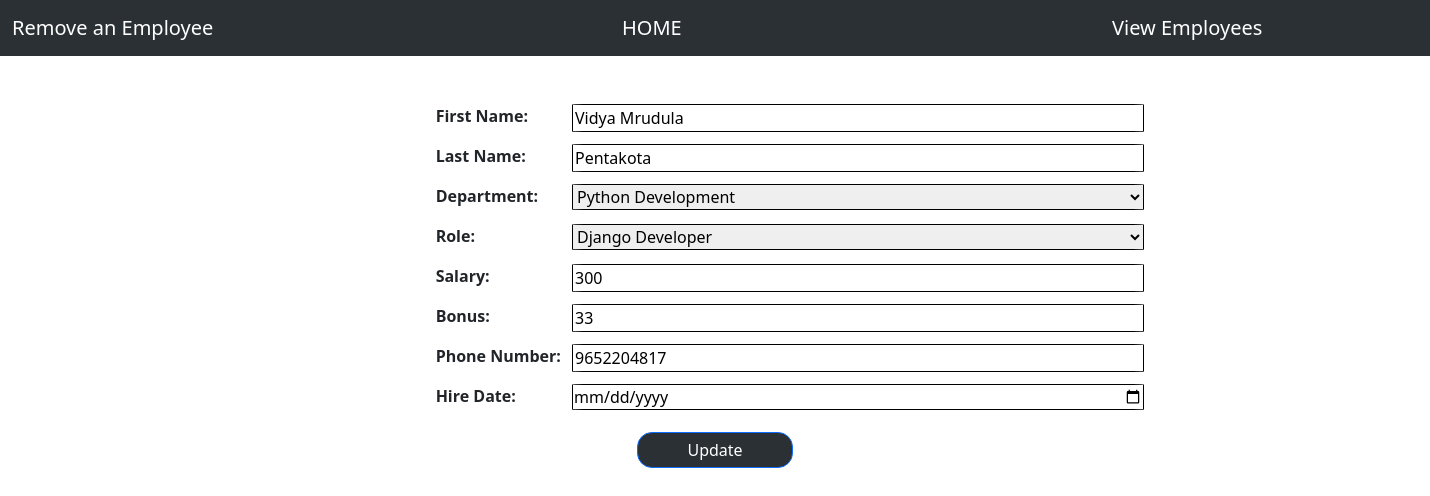
The page /update-emp/32/ on the database its author committed.
### emp_app/models.py (models this page shows, shortened)
class Employee(models.Model):
    emp_id = models.AutoField(primary_key=True)
    first_name = models.CharField(max_length=50, null=False)
    last_name = models.CharField(max_length=50)
    dept = models.ForeignKey(Department, on_delete=models.CASCADE)
    salary = models.IntegerField(default=0)
    bonus = models.IntegerField(default=0)
    role = models.ForeignKey(Role, on_delete=models.CASCADE)
    phone_num = models.IntegerField(default=0)
    hire_date = models.DateField()

class Department(models.Model):
    name = models.CharField(max_length=50, null=False)
    location = models.CharField(max_length=100)

class Role(models.Model):
    name = models.CharField(max_length=50, null=False)

### emp_app/views.py (the view, shortened to what this page needs)
# urls.py: path('update-emp/<int:emp_id>/', views.updateEmp, name='update_emp'),
def updateEmp(request, emp_id):
    emp = get_object_or_404(Employee, emp_id=emp_id)
    all_depts = Department.objects.all()
    all_roles = Role.objects.all()
    context = {
        'emp': emp,
        'depts': all_depts,
        'roles': all_roles
    }
    return render(request, 'update_emp.html', context)

### emp_app/templates/update_emp.html (shortened to what this page needs)
<!doctype html>
<html lang="en">
  <head>
    <link href="https://cdn.jsdelivr.net/npm/bootstrap@5.3.0-alpha1/dist/css/bootstrap.min.css" rel="stylesheet">
  </head>
  <body>
    <nav class="navbar navbar-expand-lg bg-body-tertiary"  data-bs-theme="dark" >
      <div class="container-md" style="text-align:center;">
        <a class="navbar-brand" href="#">Remove an Employee</a>
      </div>
      <div class="container-md" style="position:relative;left:60px;">
        <a class="navbar-brand" href="/">HOME</a>
      </div>
      <div class="container-md" style="margin-right:-220px;">
        <a class="navbar-brand" href="/all-emp">View Employees</a>
      </div>
    </nav>
    <div class="container form-cont my-5">
<form method="POST">
    <div class="mb-3">
    <label for="first_name">First Name:</label>
    <input type="text" name="first_name" value="{{ emp.first_name }}" style="position:absolute;left:40%;"><br>
  </div>
    <div class="mb-3">
    <label for="last_name">Last Name:</label>
    <input type="text" name="last_name" value="{{ emp.last_name }}" style="position:absolute;left:40%;"><br>
  </div>
  <div class="mb-3">
    <label for="department">Department:</label>
    <select name="department" style="position:absolute;left:40%;">
        {% for dept in depts %}
        <option value="{{ dept.id }}" {% if emp.dept.id == dept.id %}selected{% endif %}>{{ dept.name }}</option>
        {% endfor %}
    </select><br>
  </div>
    <div class="mb-3">
    <label for="role">Role:</label>
    <select name="role" style="position:absolute;left:40%;">
        {% for role in roles %}
        <option value="{{ role.id }}" {% if emp.role.id == role.id %}selected{% endif %}>{{ role.name }}</option>
        {% endfor %}
    </select><br>
  </div>
    <div class="mb-3">
    <label for="salary">Salary:</label>
    <input type="text" name="salary" value="{{ emp.salary }}" style="position:absolute;left:40%;"><br>
  </div>
    <div class="mb-3">
    <label for="bonus">Bonus:</label>
    <input type="text" name="bonus" value="{{ emp.bonus }}" style="position:absolute;left:40%;"><br>
  </div>
    <div class="mb-3">
    <label for="phone_number">Phone Number:</label>
    <input type="text" name="phone_number" value="{{ emp.phone_num }}" style="position:absolute;left:40%;"><br>
  </div>
    <div class="mb-3">
    <label for="hire_date">Hire Date:</label>
    <input type="date" name="hire_date" value="{{ emp.hire_date }}" style="position:absolute;left:40%;"><br>
  </div>
    <button type="submit" class="btn btn-primary float-end my-2" style="background-color:#2b3035;position:relative;left:-40%;padding:5px;width:20%;border-radius:15px;">Update </button>
</form>
</div>
  </body>
</html>

### emp_app/templates/update_emp.html (style rules this page uses)
.form-cont { width: 50rem; font-weight: 600; }
.form-cont input, .form-cont select { border: 0.05rem solid black; }
input,select { border-radius:2%; width:40%; }
label { position:relative; left:14%; }

### rows shown on the page
Employee: first_name "Vidya Mrudula", last_name "Pentakota", department "Python Development", role "Django Developer", salary "300", bonus "33", phone_number "9652204817"
